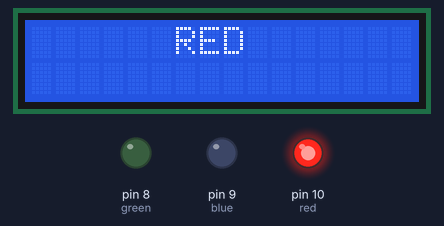
Recording of a sketch running on a simulated Arduino Uno, built with avr-gcc and run on an emulated ATmega328P. Shown: 16×2 character LCD, output pins drawn as LEDs (lit = HIGH).

Above: at 0.1 s.
At 2.1 s:
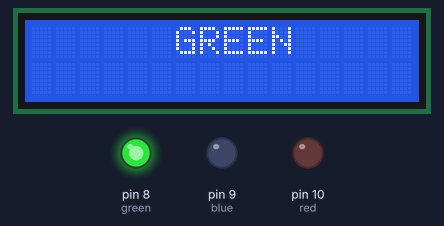
At 4.1 s:
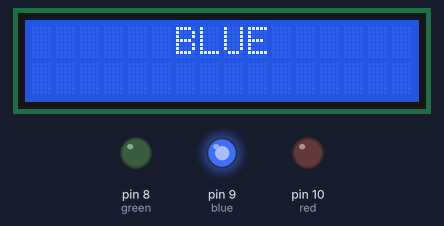
Timing chart, 0 to 39.6 s (numbered marks = the images above):
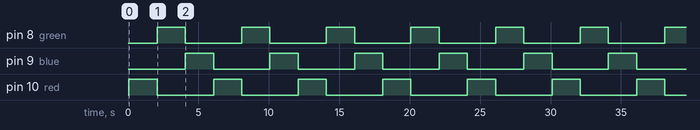

The sketch:

Lcd_led.ino
```cpp
#include <LiquidCrystal.h>
#define red 10
#define green 8
#define blue 9
LiquidCrystal lcd(12, 11, 5, 4, 3, 2);
void setup()
{
  lcd.begin(16,2);
  lcd.setCursor(6,0);
  pinMode(red, OUTPUT);
  pinMode(green, OUTPUT);
  pinMode(blue, OUTPUT);
}
void loop()
{
  lighton("RED",red);
  lighton("GREEN",green);
  lighton("BLUE",blue);
}
void lighton(char light[],int pin)
{
  lcd.print(light);
  analogWrite(red,0);
  analogWrite(green,0);
  analogWrite(blue,0);
  analogWrite(pin,255);
  delay(2000);
  lcd.clear();
  lcd.setCursor(6,0);
}
```

Measured:
- by itself, pin 8 (green), pin 9 (blue), pin 10 (red): alternates HIGH for 2.0 s and LOW for 4.0 s
- by itself, everything shown: repeats every 6.0 s, in 4 steps
- what the display in image 1 shows lasts 2.0 s, from 2.1 s to 4.1 s
